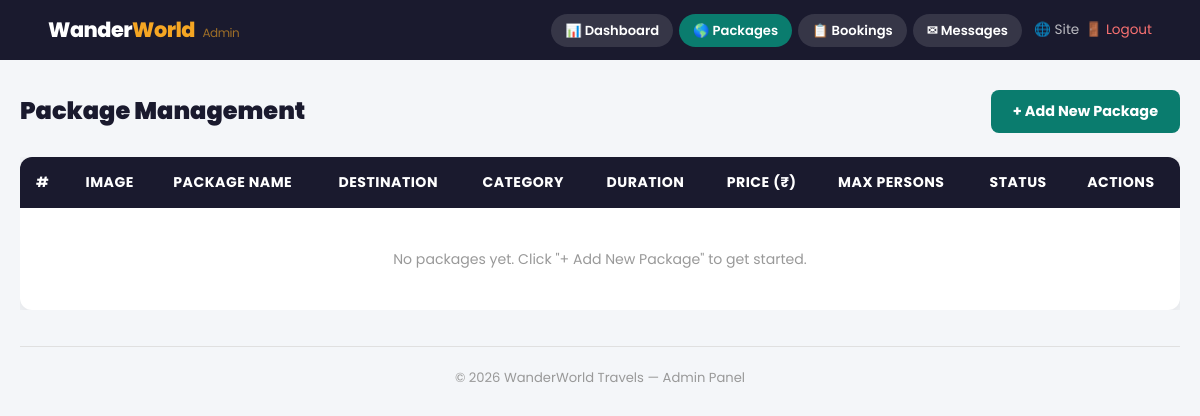
/admin.php?section=packages (signed in), run on an earlier commit of the app's database.
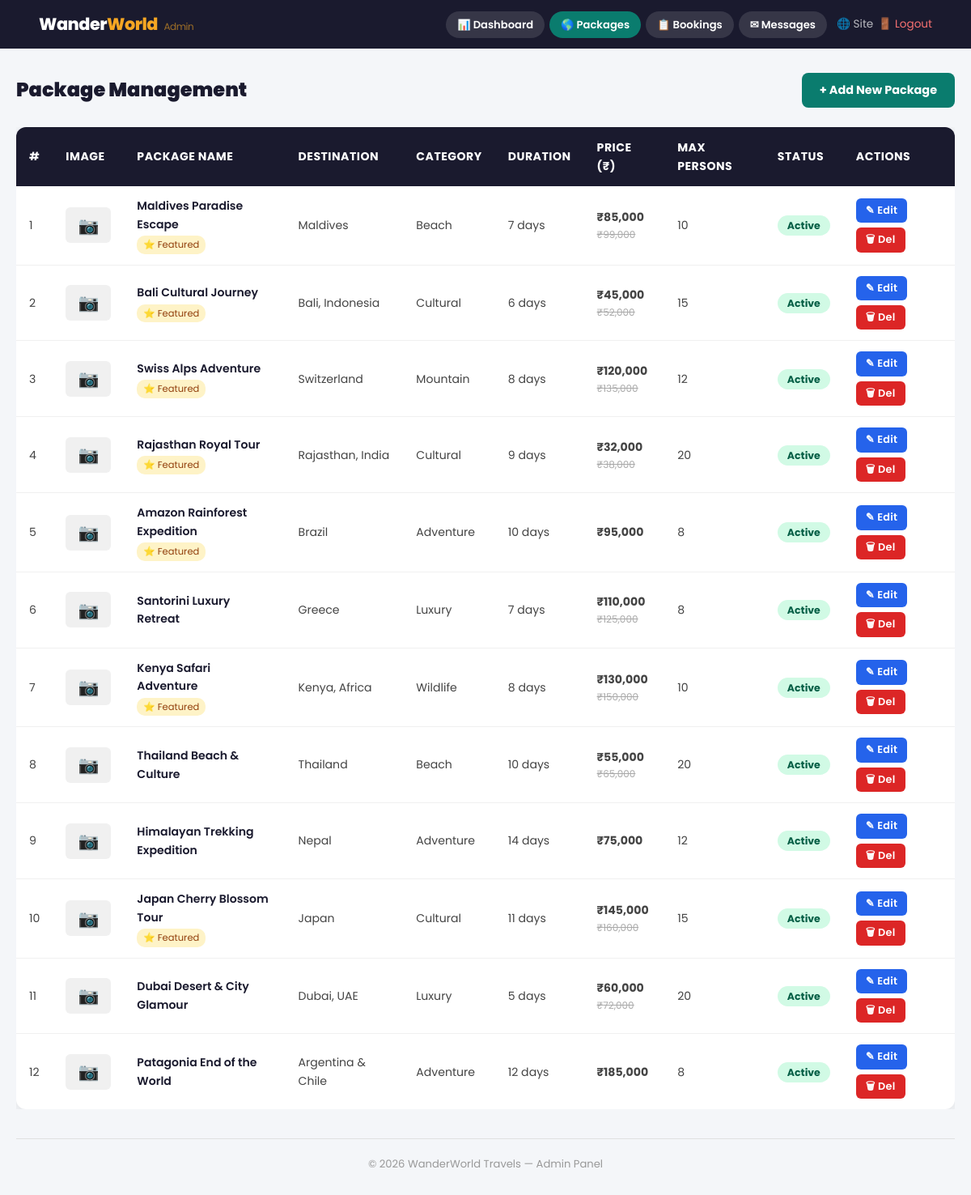
And on a later commit of the database.
### tables this page shows
CREATE TABLE IF NOT EXISTS packages (
    id INT AUTO_INCREMENT PRIMARY KEY,
    name VARCHAR(200) NOT NULL,
    destination VARCHAR(200) NOT NULL,
    category ENUM('Beach','Adventure','Cultural','Wildlife','Mountain','Luxury') NOT NULL,
    duration INT NOT NULL COMMENT 'Days',
    price DECIMAL(10,2) NOT NULL,
    original_price DECIMAL(10,2) DEFAULT NULL,
    max_people INT DEFAULT 20,
    image_url VARCHAR(500),
    gallery TEXT COMMENT 'JSON array of image URLs',
    short_desc TEXT,
    description LONGTEXT,
    itinerary LONGTEXT COMMENT 'JSON array of day-wise itinerary',
    includes TEXT COMMENT 'What is included',
    excludes TEXT COMMENT 'What is excluded',
    rating DECIMAL(2,1) DEFAULT 4.5,
    reviews_count INT DEFAULT 0,
    is_featured TINYINT(1) DEFAULT 0,
    is_active TINYINT(1) DEFAULT 1,
    created_at TIMESTAMP DEFAULT CURRENT_TIMESTAMP
);

### admin.php (the view, shortened to what this page needs)
<?php
require_once 'config.php';
$is_admin = !empty($_SESSION['admin']);
if ($is_admin) {
    $total_pkg  = $conn->query("SELECT COUNT(*) c FROM packages")->fetch_assoc()['c'];
    $total_book = $conn->query("SELECT COUNT(*) c FROM bookings")->fetch_assoc()['c'];
    $pending    = $conn->query("SELECT COUNT(*) c FROM bookings WHERE status='Pending'")->fetch_assoc()['c'];
    $confirmed  = $conn->query("SELECT COUNT(*) c FROM bookings WHERE status='Confirmed'")->fetch_assoc()['c'];
    $total_rev  = $conn->query("SELECT SUM(total_price) s FROM bookings WHERE status='Confirmed'")->fetch_assoc()['s'] ?? 0;
    $section      = isset($_GET['section']) ? $_GET['section'] : 'dashboard';
    $all_packages = $conn->query("SELECT * FROM packages ORDER BY created_at DESC");
}
?>
<!DOCTYPE html>
<html lang="en">
<head>
    <link rel="stylesheet" href="style.css">
</head>
<body style="background:var(--light-gray);">
<?php if (!$is_admin): ?>
<div style="min-height:100vh; display:flex; align-items:center; justify-content:center; background:var(--dark);">
    <div style="background:white; border-radius:16px; padding:40px; width:380px; box-shadow:0 20px 60px rgba(0,0,0,0.4);">
        <div style="text-align:center; margin-bottom:28px;">
            <div class="logo">Wander<span>World</span></div>
            <div style="color:#6c757d; font-size:0.9rem; margin-top:8px;">Admin Panel</div>
        </div>
        <?php if (isset($login_error)): ?>
        <div class="alert alert-error"><?= $login_error ?></div>
        <?php endif; ?>
        <form method="POST">
            <div class="form-group">
                <label>Admin Password</label>
                <input type="password" name="password" placeholder="Enter password" required autofocus>
            </div>
            <button type="submit" class="submit-btn" style="margin-top:8px;">Login &rarr;</button>
        </form>
        <div style="text-align:center; margin-top:16px; font-size:0.82rem; color:#999;">Default password: admin123</div>
    </div>
</div>
<?php else: ?>
<nav style="background:var(--dark); padding:0 4%;">
    <div style="display:flex; justify-content:space-between; align-items:center; min-height:60px; flex-wrap:wrap; gap:8px; padding:8px 0;">
        <span class="logo" style="font-size:1.3rem;">Wander<span>World</span>
            <span style="font-size:0.75rem; opacity:0.6; font-weight:400; margin-left:4px;">Admin</span>
        </span>
        <div style="display:flex; gap:6px; align-items:center; flex-wrap:wrap;">
            <?php foreach (['dashboard' => '&#128202; Dashboard', 'packages' => '&#127758; Packages', 'bookings' => '&#128203; Bookings', 'messages' => '&#9993; Messages'] as $s => $lbl): ?>
            <a href="admin.php?section=<?= $s ?>"
               style="padding:6px 14px; border-radius:20px; font-size:0.82rem; font-weight:600; text-decoration:none;
                      background:<?= $section == $s ? 'var(--primary)' : 'rgba(255,255,255,0.12)' ?>;
                      color:white;"><?= $lbl ?></a>
            <?php endforeach; ?>
            <a href="index.php" style="color:rgba(255,255,255,0.7); font-size:0.85rem; margin-left:6px; text-decoration:none;" target="_blank">&#127760; Site</a>
            <a href="admin.php?logout=1" style="color:#f87171; font-size:0.85rem; text-decoration:none;">&#128682; Logout</a>
        </div>
    </div>
</nav>
<div class="admin-wrap">
<?php
if ($section === 'dashboard'): ?>
    <h2 style="font-size:1.5rem; font-weight:900; color:var(--dark); margin-bottom:24px;">Dashboard Overview</h2>
    <div style="display:grid; grid-template-columns:repeat(auto-fill,minmax(180px,1fr)); gap:16px; margin-bottom:32px;">
        <div class="stat-box"><div class="n" style="color:var(--primary);"><?= $total_pkg ?></div><div class="l">Total Packages</div></div>
        <div class="stat-box"><div class="n" style="color:#2563eb;"><?= $total_book ?></div><div class="l">Total Bookings</div></div>
        <div class="stat-box"><div class="n" style="color:#d97706;"><?= $pending ?></div><div class="l">Pending</div></div>
        <div class="stat-box"><div class="n" style="color:#059669;"><?= $confirmed ?></div><div class="l">Confirmed</div></div>
        <div class="stat-box"><div class="n" style="color:#7c3aed;">&#8377;<?= number_format($total_rev) ?></div><div class="l">Total Revenue</div></div>
    </div>
    <div style="display:flex; gap:12px; flex-wrap:wrap;">
        <a href="admin.php?section=packages&show_form=1" class="btn-add">+ Add New Package</a>
        <a href="admin.php?section=bookings" class="btn-add" style="background:#2563eb;">Manage Bookings</a>
        <a href="admin.php?section=messages" class="btn-add" style="background:#7c3aed;">View Messages</a>
    </div>
<?php
elseif ($section === 'packages'): ?>
    <div style="display:flex; justify-content:space-between; align-items:center; margin-bottom:24px; flex-wrap:wrap; gap:12px;">
        <h2 style="font-size:1.5rem; font-weight:900; color:var(--dark); margin:0;">Package Management</h2>
        <a href="admin.php?section=packages&show_form=1" class="btn-add">+ Add New Package</a>
    </div>
    <div style="overflow-x:auto;">
        <table>
            <thead>
                <tr>
                    <th>#</th>
                    <th>Image</th>
                    <th>Package Name</th>
                    <th>Destination</th>
                    <th>Category</th>
                    <th>Duration</th>
                    <th>Price (&#8377;)</th>
                    <th>Max Persons</th>
                    <th>Status</th>
                    <th>Actions</th>
                </tr>
            </thead>
            <tbody>
                <?php
                $all_packages->data_seek(0);
                if ($all_packages->num_rows == 0): ?>
                <tr><td colspan="10" style="text-align:center; padding:40px; color:#999;">No packages yet. Click "+ Add New Package" to get started.</td></tr>
                <?php endif;
                $i = 1;
                while ($pkg = $all_packages->fetch_assoc()): ?>
                <tr>
                    <td><?= $i++ ?></td>
                    <td>
                        <?php if (!empty($pkg['image_url'])): ?>
                        <span class="pkg-no-img" style="display:none;">&#128247;</span>
                        <?php else: ?>
                        <span class="pkg-no-img">&#128247;</span>
                        <?php endif; ?>
                    </td>
                    <td>
                        <div style="font-weight:600; color:#1a1a2e;"><?= htmlspecialchars($pkg['name']) ?></div>
                        <?php if ($pkg['is_featured']): ?>
                        <span style="font-size:0.72rem; background:#fef3c7; color:#92400e; padding:2px 8px; border-radius:10px; display:inline-block; margin-top:3px;">&#11088; Featured</span>
                        <?php endif; ?>
                    </td>
                    <td><?= htmlspecialchars($pkg['destination']) ?></td>
                    <td><?= htmlspecialchars($pkg['category']) ?></td>
                    <td><?= intval($pkg['duration']) ?> days</td>
                    <td>
                        <strong>&#8377;<?= number_format($pkg['price']) ?></strong>
                        <?php if ($pkg['original_price']): ?>
                        <div style="font-size:0.75rem; color:#aaa; text-decoration:line-through;">&#8377;<?= number_format($pkg['original_price']) ?></div>
                        <?php endif; ?>
                    </td>
                    <td><?= intval($pkg['max_people']) ?></td>
                    <td>
                        <span class="status-badge <?= $pkg['is_active'] ? 'status-active' : 'status-inactive' ?>">
                            <?= $pkg['is_active'] ? 'Active' : 'Inactive' ?>
                        </span>
                    </td>
                    <td>
                        <div style="display:flex; gap:6px; flex-wrap:wrap;">
                            <a href="admin.php?section=packages&edit_pkg=<?= $pkg['id'] ?>#pkg-form" class="btn-sm btn-edit">&#9998; Edit</a>
                            <a href="admin.php?section=packages&delete_pkg=<?= $pkg['id'] ?>" class="btn-sm btn-delete"
                               onclick="return confirm('Delete &quot;<?= addslashes(htmlspecialchars($pkg['name'])) ?>&quot;?\n\nThis will also remove all associated bookings.');">&#128465; Del</a>
                        </div>
                    </td>
                </tr>
                <?php endwhile; ?>
            </tbody>
        </table>
    </div>
<?php
endif;  ?>
    <div style="margin-top:36px; padding-top:20px; border-top:1px solid #e0e0e0; font-size:0.82rem; color:#999; text-align:center;">
        &copy; <?= date('Y') ?> <?= SITE_NAME ?> &mdash; Admin Panel
    </div>
</div>
<?php endif;  ?>
</body>
</html>

### style.css (style rules this page uses)
*, *::before, *::after { box-sizing: border-box; margin: 0; padding: 0; }
:root { --primary: #0a7c6e; --primary-dark: #065a50; --primary-light: #e6f4f2; --primary-mid: #0d9b8a; --accent: #f5a623; --accent-dark: #d4891a; --accent-light: #fff3d6; --dark: #1a1a2e; --dark-2: #16213e; --gray: #6c757d; --gray-light: #adb5bd; --light-gray: #f4f6f9; --white: #ffffff; --shadow-sm: 0 2px 8px rgba(0,0,0,0.08); --shadow: 0 4px 20px rgba(0,0,0,0.1); --shadow-hover: 0 12px 40px rgba(0,0,0,0.18); --shadow-card: 0 6px 30px rgba(0,0,0,0.12); --radius: 14px; --radius-sm: 8px; --radius-lg: 20px; --transition: all 0.3s cubic-bezier(0.4, 0, 0.2, 1); --font-body: 'Poppins', 'Segoe UI', Tahoma, Geneva, Verdana, sans-serif; --font-heading: 'Playfair Display', Georgia, serif; }
html { scroll-behavior: smooth; }
body { font-family: var(--font-body); color: #333; background: #fff; line-height: 1.6; overflow-x: hidden; }
a { text-decoration: none; color: inherit; }
.logo { font-size: 1.6rem; font-weight: 800; color: var(--white); letter-spacing: -0.5px; font-family: var(--font-body); }
.logo span { color: var(--accent); }
.btn-sm { padding: 8px 16px; border-radius: 6px; font-size: 0.82rem; font-weight: 700; cursor: pointer; border: none; transition: var(--transition); display: inline-block; text-align: center; font-family: var(--font-body); letter-spacing: 0.3px; white-space: nowrap; }

### admin.php (style rules this page uses)
.admin-wrap { max-width:1200px; margin:0 auto; padding:30px 20px; }
table { width:100%; border-collapse:collapse; background:white; border-radius:12px; overflow:hidden; box-shadow:var(--shadow); }
th { background:var(--dark); color:white; padding:14px 16px; text-align:left; font-size:0.88rem; text-transform:uppercase; letter-spacing:0.5px; }
td { padding:13px 16px; border-bottom:1px solid #f0f0f0; font-size:0.88rem; color:#444; vertical-align:middle; }
tr:last-child td { border-bottom:none; }
.status-badge { padding:4px 12px; border-radius:20px; font-size:0.78rem; font-weight:700; }
.status-active { background:#d1fae5; color:#065f46; }
.btn-sm { padding:5px 12px; border-radius:6px; font-size:0.8rem; cursor:pointer; border:none; font-weight:600; text-decoration:none; display:inline-block; }
.btn-edit { background:#2563eb; color:white; }
.btn-delete { background:#dc2626; color:white; }
.btn-add { background:var(--primary); color:white; padding:10px 22px; border-radius:8px; font-size:0.9rem; font-weight:700; text-decoration:none; display:inline-block; border:none; cursor:pointer; }
.pkg-no-img { width:56px; height:44px; background:#f0f0f0; border-radius:6px; display:inline-flex; align-items:center; justify-content:center; font-size:1.3rem; }

What changed in the data, as far as the page shows it:
added packages: name "Maldives Paradise Escape", is_featured "⭐ Featured", destination "Maldives", category "Beach", duration "7", price "85,000", original_price "99,000", max_people "10", is_active "Active"
added packages: name "Bali Cultural Journey", is_featured "⭐ Featured", destination "Bali, Indonesia", category "Cultural", duration "6", price "45,000", original_price "52,000", max_people "15", is_active "Active"
added packages: name "Swiss Alps Adventure", is_featured "⭐ Featured", destination "Switzerland", category "Mountain", duration "8", price "120,000", original_price "135,000", max_people "12", is_active "Active"
added packages: name "Rajasthan Royal Tour", is_featured "⭐ Featured", destination "Rajasthan, India", category "Cultural", duration "9", price "32,000", original_price "38,000", max_people "20", is_active "Active"
added packages: name "Amazon Rainforest Expedition", is_featured "⭐ Featured", destination "Brazil", category "Adventure", duration "10", price "95,000", max_people "8", is_active "Active"
added packages: name "Santorini Luxury Retreat", destination "Greece", category "Luxury", duration "7", price "110,000", original_price "125,000", max_people "8", is_active "Active"
added packages: name "Kenya Safari Adventure", is_featured "⭐ Featured", destination "Kenya, Africa", category "Wildlife", duration "8", price "130,000", original_price "150,000", max_people "10", is_active "Active"
added packages: name "Thailand Beach & Culture", destination "Thailand", category "Beach", duration "10", price "55,000", original_price "65,000", max_people "20", is_active "Active"
added packages: name "Himalayan Trekking Expedition", destination "Nepal", category "Adventure", duration "14", price "75,000", max_people "12", is_active "Active"
added packages: name "Japan Cherry Blossom Tour", is_featured "⭐ Featured", destination "Japan", category "Cultural", duration "11", price "145,000", original_price "160,000", max_people "15", is_active "Active"
added packages: name "Dubai Desert & City Glamour", destination "Dubai, UAE", category "Luxury", duration "5", price "60,000", original_price "72,000", max_people "20", is_active "Active"
added packages: name "Patagonia End of the World", destination "Argentina & Chile", category "Adventure", duration "12", price "185,000", max_people "8", is_active "Active"
Also different on the page:
text no longer shown: "No packages yet. Click \"+ Add New Package\" to get started."
